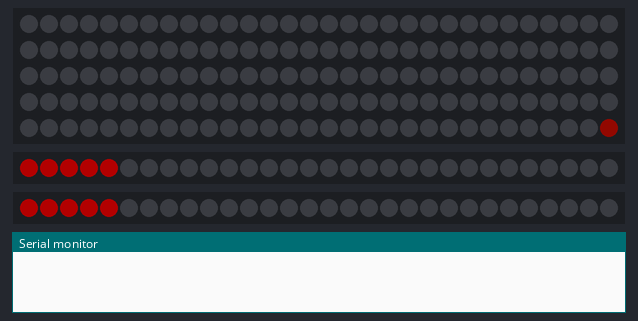
Bench run of a sketch on a simulated Arduino Uno, built with avr-gcc and run on an emulated ATmega328P. Parts: 150 RGB LEDs in strip order, left to right, continuing on the next row, 2 × 30 RGB LEDs in strip order, left to right, the last lines printed to the serial monitor. Dim RGB values are drawn brighter than linear; random numbers use the default seed unless the sketch sets one.

Above: at 3.2 s.
At 5.3 s:
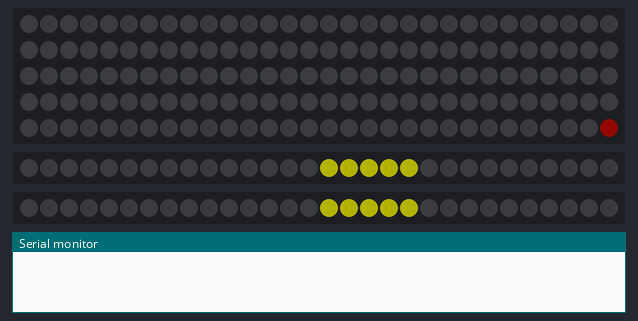
At 7.6 s:
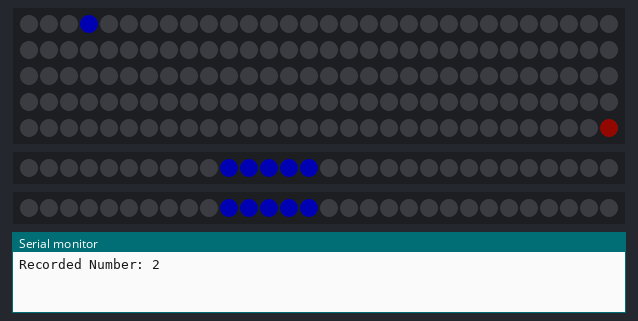
At 13.1 s:
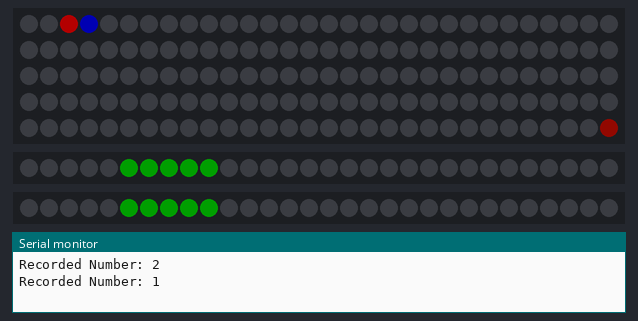
At 24.2 s:
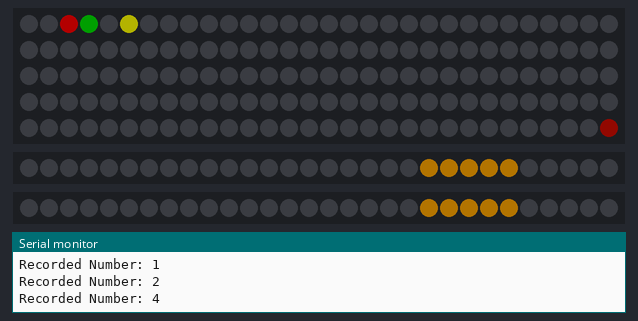
At 38.5 s:
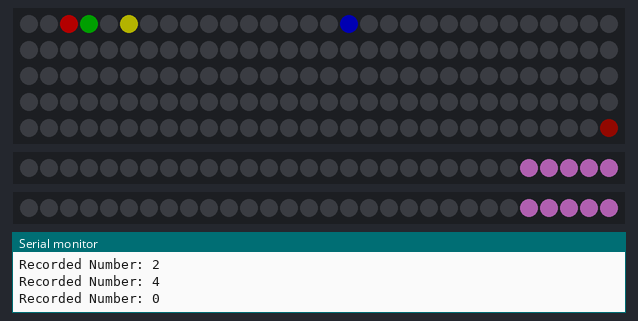

The sketch:

game_MK_3.ino
```cpp
#include <FastLED.h>

int button[4] = {9,12,2,7};


#define LED_STRIP_PIN_1 8
#define LED_STRIP_PIN_2 10
#define LED_STRIP_PIN_3 13
#define NUM_PLAYERS 4
#define NUM_LEDS 118
#define NUM_LEDS_D 30
#define NUM_SECTIONS 6
#define LED_TYPE    WS2812B

CRGB leds1[149];
CRGB leds2[30];
CRGB leds3[30];

// ------------die-------------
CRGB sectionColors[NUM_SECTIONS] = {CRGB::Red, CRGB::Green, CRGB::Blue, CRGB::Yellow, CRGB::Orange, CRGB::Violet};
int recordedNumber = 0;
//----------------------------------

//-------Game--------
int player[4] = {0,1,2,3};
int player1 = 0;
int player2 = 1;
int player3 = 2;
int player4 = 3;

int player_t = 1;

int playerp[4] = { 0, 0, 0, 0};
CRGB playerc[4] = {CRGB::Blue, CRGB::Red, CRGB::Green, CRGB::Yellow};

int numTiles[4] = {0,0,0,0};
int numTiles1 = 0;
int numTiles2 = 0;
int numTiles3 = 0;
int numTiles4 = 0;


int chutet_[10] = {98,95,93,64,62,56,49,48,87,16};
int chuteb_[10]= {78,75,73,60,19,53,11,26,24,6};
int ladderb_[9] {1,4,9,21,28,36,51,71,80};
int laddert_[9]= {38,14,31,42,84,44,67,91,100};

int chutet[10] = {116,113,111,103,74,76,66,56,57,18};
int chuteb[10] = {92,89,87,28,21,70,63,30,13,6};
int ladderb[9] = {1,4,9,25,32,42,61,85,94};
int laddert[9] = {44,16,37,50,100,52,79,109,118};

int rTiles[100] = {1,2,3,4,5,6,7,8,9,10,
           13,14,15,16,17,18,19,20,21,22,
           25,26,27,28,29,30,31,32,33,34,
           37,38,39,40,41,42,43,44,45,46,
           49,50,51,52,53,54,55,56,57,58,
           61,62,63,64,65,66,67,68,69,70,
           73,74,75,76,77,78,79,80,81,82,
           85,86,87,88,89,90,91,92,93,94,
           97,98,99,100,101,102,103,104,105,106,
           109,110,111,112,113,114,115,116,117,118};


const int blendDuration = 1000;  // Time to blend colors in milliseconds
const int blendSteps = 50;       // Number of steps for blending

int skip[9] = {11, 21, 31, 41, 51, 61, 71, 81, 91};
//-----------------------


void setup() {
  //powerup saftey
  delay(3000);

  //for testing values
  Serial.begin(9600);

   //Initialize the first LED strip
  FastLED.addLeds<NEOPIXEL, LED_STRIP_PIN_1>(leds1, 150);
  FastLED.setBrightness(60);  // Adjust brightness as needed


  // Initialize the second LED strip
  FastLED.addLeds<NEOPIXEL, LED_STRIP_PIN_2>(leds2, 30);
  // Set additional configuration for the second strip if needed
  FastLED.setBrightness(60);


  // Initialize the third LED strip
  FastLED.addLeds<NEOPIXEL, LED_STRIP_PIN_3>(leds3, 30);

  // Set additional configuration for the third strip if needed
  FastLED.setBrightness(60);
  pinMode(button[0], INPUT_PULLUP);
  pinMode(button[1], INPUT_PULLUP);
  pinMode(button[2], INPUT_PULLUP);
  pinMode(button[3], INPUT_PULLUP);

  // Use analogRead() on an unconnected pin to generate entropy for randomSeed()
  randomSeed(analogRead(0));

  // Display the initial state of all LED strips
  FastLED.show();
}


//----------------------------------------------------------------- Die --------------------------------------------------------

int die(CRGB ledx[], CRGB ledy[])
{
  fill_solid(ledx, NUM_LEDS_D, CRGB::Black);
  fill_solid(ledy, NUM_LEDS_D, CRGB::Black);

    int ledsPerSection = 30 / NUM_SECTIONS;

    for (int i = 0; i < NUM_SECTIONS; ++i)
    {
      // Turn on the LEDs in the current section with the assigned color
      for (int j = 0; j < ledsPerSection; ++j)
      {
        int ledIndex = i * ledsPerSection + j;
        ledx[ledIndex] = sectionColors[i];
        ledy[ledIndex] = sectionColors[i];
      }

    for (int i = 0; i < NUM_SECTIONS; ++i)
    {
      // Turn on the LEDs in the current section with the assigned color
      for (int j = 0; j < ledsPerSection; ++j)
      {
        int ledIndex = i * ledsPerSection + j;
        ledx[ledIndex] = sectionColors[i];
        ledy[ledIndex] = sectionColors[i];
      }

      FastLED.show();
      delay(500);

      // Turn off the LEDs in the current section
      fill_solid(ledx, 30, CRGB::Black);
      fill_solid(ledy, 30, CRGB::Black);
      FastLED.show();
      delay(200);
    }

    // Randomly choose a set of LEDs to keep on
    int randomSet = random(NUM_SECTIONS);
    for (int j = randomSet * ledsPerSection; j < (randomSet + 1) * ledsPerSection; ++j) {
      ledx[j] = sectionColors[randomSet];
      ledy[j] = sectionColors[randomSet];
    }

    FastLED.show();

    // Record the random number (1-6)
    //recordedNumber = random(1, 7);
    Serial.println("Recorded Number: " + String(randomSet));


    // Reset recordedNumber for the next round
    return randomSet;

  }
  delay(2000);

}

//------------------------------------------------------------------------------------------------------------------------------


//--------------------------------------------------------- Debounce -------------------------------------------------------------

// Function to debounce a button
bool debounce(int buttonPin)
{
  static unsigned long lastDebounceTime = 0;
  static unsigned long debounceDelay = 50;

  unsigned long currentMillis = millis();

  if (currentMillis - lastDebounceTime > debounceDelay)
  {
    if (digitalRead(buttonPin) == LOW)
    {
      lastDebounceTime = currentMillis;
      return true;
    }
  }

  return false;
}

//---------------------------------------------------------------------------------------------------------------------------------


//---------------------------------------------------------- Move ----------------------------------------------------------------
void move(int player, int currentPos, int targetPos)
{
  // Ensure target position is within the valid range
  targetPos = constrain(targetPos, 0, NUM_LEDS - 1);


  // Skip two LEDs every ten LEDs
  //int skipOffset = (targetPos / 10) * 2;

  // Apply the skip offset to the target position
  //targetPos += skipOffset;


  int RCP =rTiles [currentPos - 1];
  int RTP = rTiles[targetPos - 1];


  // Check if other players are still at the current position
  bool otherPlayersAtCurrentPos = false;
  for (int b = 0; b < 4; b++)
  {
    if (b != player && playerp[b] == currentPos)
    {
      otherPlayersAtCurrentPos = true;
      break;
    }
  }

 // Flag to indicate whether the ladder or chute animation has been completed
  bool ladderChuteAnimationComplete = false;
  int sequenceStep = 0;
  int sequencePos = RTP;
  // Check for special positions (chutes and ladders)
  switch (RTP) {
    case 118:
      //Winning animation
      for (int s = 0; s<10; s++)
      {
        delay (250);
        leds1[118] = playerc[player];
        FastLED.show();
        delay(250);

        leds1[118] = CRGB::Black;
        FastLED.show();
        delay(250);
      }
      playerp[player] = 0;
      leds1[1] = playerc[player];
      FastLED.show();
      delay(50);
      ladderChuteAnimationComplete = true; // Set the flag to true after winning position animation
      //asm volatile ("  jmp 0");
      break;

    default:
      for (int i = 0; i < 10; i++) {
//-----------------chute---------------
        if (RTP == chutet[i]) {

          //Move the player to target position before animation
          leds1[RTP] = playerc[player];
          leds1[RCP] = CRGB::Black;
          FastLED.show();
          delay(500);

          // Squence ticks to be going down because it is a chute
          sequenceStep = -1;

          while (sequencePos != chuteb[i])
          {
            // Update the position in the sequence
            sequencePos += sequenceStep;

            // Blink the LEDs to show the change in position
            if (leds1[sequencePos] == CRGB::Black) {
              leds1[sequencePos] = playerc[player];
            }
            FastLED.show();
            delay(250);

            leds1[sequencePos] = CRGB::Black;
            FastLED.show();
            delay(50);
          }
          // At the end of the sequence, set the ladderChuteAnimationComplete flag to true
          leds1[RTP] = playerc[player];
          leds1[RCP] = CRGB::Black;
                FastLED.show();
                delay(50);
          ladderChuteAnimationComplete = true;
          break;
           if (ladderChuteAnimationComplete && !otherPlayersAtCurrentPos)
            {
              leds1[RCP] = CRGB::Black;
            }


        }
        else
          {
            // No other players at the target position, set it directly
            leds1[RTP] = playerc[player];
            FastLED.show();
            delay(50);
          }
      }


//------------------Ladder-----------------
        for (int d = 0; d < 9; d++)
        {
          if (RTP == ladderb[d])
          {

            //Move the player to target position before animation
            leds1[RTP] = playerc[player];
            leds1[RCP] = CRGB::Black;
            FastLED.show();
            delay(500);
                sequenceStep = 1;
            while (sequencePos != laddert[d])
            {
              // Update the position in the sequence
              sequencePos += sequenceStep;

              // Blink the LEDs to show the change in position
              if (leds1[sequencePos] == CRGB::Black) {
                leds1[sequencePos] = playerc[player];
              }
              FastLED.show();
              delay(250);

              leds1[sequencePos] = CRGB::Black;
              FastLED.show();
              delay(50);
             }
              if (ladderChuteAnimationComplete && !otherPlayersAtCurrentPos)
                {
                  leds1[RCP] = CRGB::Black;
                }

              // At the end of the sequence, set the ladderChuteAnimationComplete flag to true
              leds1[RTP] = playerc[player];
              leds1[RCP] = CRGB::Black;
                FastLED.show();
                delay(50);
              ladderChuteAnimationComplete = true;
              break;

            }
            else
              {
                // No other players at the target position, set it directly
                leds1[RTP] = playerc[player];
                leds1[RCP] = CRGB::Black;
                FastLED.show();
                delay(50);
              }
        }
  }

  // Turn off LEDs at the previous position only if ladder or chute animation is complete
  if (ladderChuteAnimationComplete && !otherPlayersAtCurrentPos)
  {
    leds1[currentPos] = CRGB::Black;
  }
}

//------------------------------------------------------------------------------------------------------------------------


//---------------------------------------------------------- checking and fixing colors -----------------------------------------------
void checkAndFixColors(CRGB leds[], int numLeds, int playerp[], CRGB playerc[]) {
  for (int i = 0; i < numLeds; i++) {
    // Check if the LED has a blended color
    if (leds[i].r != playerc[playerp[i]].r || leds[i].g != playerc[playerp[i]].g || leds[i].b != playerc[playerp[i]].b) {
      // Check if there's only one player on this spot
      int playerCount = 0;
      int currentPlayer = -1;

      for (int j = 0; j < 4; j++) {
        if (playerp[j] == i) {
          playerCount++;
          currentPlayer = j;
        }
      }

      // If there's only one player, set the LED to that player's color
      if (playerCount == 1) {
        leds[i] = playerc[currentPlayer];
      }
    }
  }
}
//------------------------------------------------------------------------------------------------------------------------------


//-------------------------------------------------------- Updating player positions ------------------------------------------------------
void updatePlayerLEDs(CRGB leds[], int numLeds, int playerp[], CRGB playerc[]) {
  int RPP[NUM_PLAYERS];

  // Clear all LEDs to black before updating
  fill_solid(leds, numLeds, CRGB::Black);

  for (int x = 0; x < NUM_PLAYERS; x++)
  {
    RPP[x] = rTiles[playerp[x]-1];
  }

  // Update LEDs based on player positions and colors
  for (int i = 0; i < NUM_PLAYERS; i++) {
    int playerPos = RPP[i];
    if (playerPos >= 0 && playerPos < numLeds) {
      leds[playerPos] = playerc[i];
    }
  }
  for (int q =0; q < 4; q++)
  {
    if (playerp[0] == playerp[q])
    {

    }
  }

  // Show the updated LED configuration
  FastLED.show();
}
//------------------------------------------------------------------------------------------------------------------------------


//---------------------------------------------------------- Number of Players Check ---------------------------------------
//int numPlayers = 0;
//int numPlayer()
//{
//  if (digitalRead(button[0]=LOW) && numPlayers == 0)
//  {
//    numPlayers++;
//  }
//  if (digitalRead(button[1]=LOW) && numPlayers == 1)
//  {
//    numPlayers++;
//  }
//  if (digitalRead(button[2]=LOW) && numPlayers == 2)
//  {
//    numPlayers++;
//  }
//  if (digitalRead(button[3]=LOW) && numPlayers == 3)
//  {
//    numPlayers++;
//  }
//  return numPlayers;
//}
//---------------------------------------------------------------------------------------------------------------------------------


int count = 0;
int loop1 = 0;


//-------------------------------------------------------------------- Game -------------------------------------------------------------
void loop() {
  delay(100);  // Adjust this delay as needed

  //updating the number of players playing
//  if (loop1 == 0)
//  {
//    count = numPlayer();
//  }

//-------------------- Little Test ---------------------
//    for (int i = 0; i < NUM_LEDS; i++) {
//    leds1[i] = CRGB::Blue;
//  }
//  FastLED.show();
//
//  // Wait for 5 seconds
//  delay(5000);
//
//  // Turn off all LEDs using a for loop
//  for (int i = 0; i < NUM_LEDS; i++) {
//    leds1[i] = CRGB::Black;
//  }
//  delay(1000);
//  FastLED.show();


  //checkAndFixColors(leds1, 100, playerp, playerc);
  // put count instead of NUM_PLAYERS
  for (int i = 0; i < NUM_PLAYERS; i++)
  {
   //if (debounce(button[i]))
   //{
      numTiles[i] = die(leds3, leds2) + 1;
      delay(100);
      move(player[i], playerp[i], playerp[i] + numTiles[i]);
      playerp[i] += numTiles[i];
      for (int j = 0; j < 10; j++)
      {
        if (playerp[i] == chutet_[j])
        {
          playerp[i] = chuteb_[j];
          break;
        }
      }

      for (int v =0; v < 9; v++)
        {
        if (playerp[i] == ladderb_[v])
          {
            playerp[i] = laddert_[v];
          }
        }

        // Reset the return from the die function
        numTiles[i] = 0;

        // Set the player turn to to the next player
        //player_t = 2;
     //}
     updatePlayerLEDs(leds1, 118, playerp, playerc);
     FastLED.show();

  }


  updatePlayerLEDs(leds1, 118, playerp, playerc);

 //blendPlayersAtPosition(leds1, playerp, playerc, 4, 100, 4, 1000);

  // Additional loop to fade out LEDs for each player's previous position
//  for (int i = 0; i < 4; i++)
//  {
//    fadeToBlackBy(leds1 + playerp[i], 1, 20);
//  }


  FastLED.show();
}
```

Measured:
- what the display in image 0 shows lasts 0.5 s, from 3.1 s to 3.6 s
- what the display in image 2 shows lasts 1.2 s, from 7.5 s to 8.7 s
- what the display in image 4 shows lasts 1.2 s, from 24.2 s to 25.4 s
